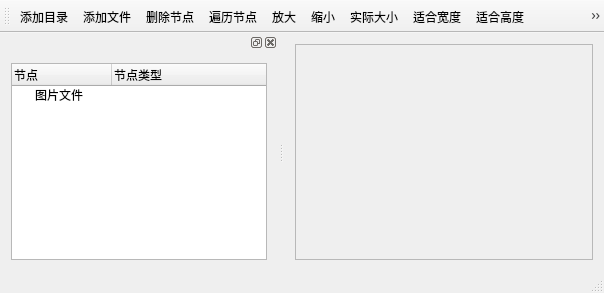
<?xml version="1.0" encoding="UTF-8"?>
<ui version="4.0">
 <class>MainWindow</class>
 <widget class="QMainWindow" name="MainWindow">
  <property name="geometry">
   <rect>
    <x>0</x>
    <y>0</y>
    <width>604</width>
    <height>293</height>
   </rect>
  </property>
  <property name="windowTitle">
   <string>MainWindow</string>
  </property>
  <widget class="QWidget" name="centralWidget">
   <layout class="QHBoxLayout" name="horizontalLayout_3">
    <item>
     <widget class="QScrollArea" name="scrollArea">
      <property name="widgetResizable">
       <bool>true</bool>
      </property>
      <widget class="QWidget" name="scrollAreaWidgetContents">
       <property name="geometry">
        <rect>
         <x>0</x>
         <y>0</y>
         <width>321</width>
         <height>211</height>
        </rect>
       </property>
       <layout class="QHBoxLayout" name="horizontalLayout_2">
        <item>
         <widget class="QLabel" name="LabPic">
          <property name="text">
           <string/>
          </property>
         </widget>
        </item>
       </layout>
      </widget>
     </widget>
    </item>
   </layout>
  </widget>
  <widget class="QMenuBar" name="menuBar">
   <property name="geometry">
    <rect>
     <x>0</x>
     <y>0</y>
     <width>604</width>
     <height>17</height>
    </rect>
   </property>
  </widget>
  <widget class="QToolBar" name="mainToolBar">
   <property name="sizePolicy">
    <sizepolicy hsizetype="Preferred" vsizetype="Preferred">
     <horstretch>0</horstretch>
     <verstretch>0</verstretch>
    </sizepolicy>
   </property>
   <property name="allowedAreas">
    <set>Qt::AllToolBarAreas</set>
   </property>
   <attribute name="toolBarArea">
    <enum>TopToolBarArea</enum>
   </attribute>
   <attribute name="toolBarBreak">
    <bool>false</bool>
   </attribute>
   <addaction name="actAddFolder"/>
   <addaction name="actAddFiles"/>
   <addaction name="actDeleteItem"/>
   <addaction name="actScanItems"/>
   <addaction name="actZoomIn"/>
   <addaction name="actZoomOut"/>
   <addaction name="actZoomRealSize"/>
   <addaction name="actZoomFitW"/>
   <addaction name="actZoomFitH"/>
   <addaction name="actDockFloat"/>
   <addaction name="actDockVisible"/>
   <addaction name="actQuit"/>
  </widget>
  <widget class="QStatusBar" name="statusBar"/>
  <widget class="QDockWidget" name="dockWidget">
   <property name="allowedAreas">
    <set>Qt::LeftDockWidgetArea|Qt::RightDockWidgetArea</set>
   </property>
   <attribute name="dockWidgetArea">
    <number>1</number>
   </attribute>
   <widget class="QWidget" name="dockWidgetContents">
    <layout class="QHBoxLayout" name="horizontalLayout">
     <item>
      <widget class="QTreeWidget" name="treeWidget">
       <column>
        <property name="text">
         <string>节点</string>
        </property>
        <property name="font">
         <font>
          <family>微软雅黑</family>
         </font>
        </property>
       </column>
       <column>
        <property name="text">
         <string>节点类型</string>
        </property>
        <property name="font">
         <font>
          <family>微软雅黑</family>
         </font>
        </property>
       </column>
       <item>
        <property name="text">
         <string>图片文件</string>
        </property>
       </item>
      </widget>
     </item>
    </layout>
   </widget>
  </widget>
  <action name="actAddFolder">
   <property name="checkable">
    <bool>false</bool>
   </property>
   <property name="icon">
    <iconset>
     <activeon>:/img/addDir.svg</activeon>
    </iconset>
   </property>
   <property name="text">
    <string>添加目录</string>
   </property>
   <property name="shortcut">
    <string>Ctrl+F</string>
   </property>
  </action>
  <action name="actAddFiles">
   <property name="icon">
    <iconset resource="res.qrc">
     <normaloff>:/img/addFile.svg</normaloff>:/img/addFile.svg</iconset>
   </property>
   <property name="text">
    <string>添加文件</string>
   </property>
   <property name="shortcut">
    <string>Ctrl+N</string>
   </property>
  </action>
  <action name="actZoomIn">
   <property name="icon">
    <iconset resource="res.qrc">
     <normaloff>:/img/zoomIn.svg</normaloff>:/img/zoomIn.svg</iconset>
   </property>
   <property name="text">
    <string>放大</string>
   </property>
   <property name="shortcut">
    <string>Ctrl+I</string>
   </property>
  </action>
  <action name="actZoomOut">
   <property name="icon">
    <iconset resource="res.qrc">
     <normaloff>:/img/zoomOut.svg</normaloff>:/img/zoomOut.svg</iconset>
   </property>
   <property name="text">
    <string>缩小</string>
   </property>
   <property name="shortcut">
    <string>Ctrl+O</string>
   </property>
  </action>
  <action name="actZoomRealSize">
   <property name="icon">
    <iconset resource="res.qrc">
     <normaloff>:/img/actSize.svg</normaloff>:/img/actSize.svg</iconset>
   </property>
   <property name="text">
    <string>实际大小</string>
   </property>
  </action>
  <action name="actZoomFitW">
   <property name="icon">
    <iconset resource="res.qrc">
     <normaloff>:/img/fitW.svg</normaloff>:/img/fitW.svg</iconset>
   </property>
   <property name="text">
    <string>适合宽度</string>
   </property>
   <property name="shortcut">
    <string>Ctrl+W</string>
   </property>
  </action>
  <action name="actDeleteItem">
   <property name="icon">
    <iconset resource="res.qrc">
     <normaloff>:/img/delNode.svg</normaloff>:/img/delNode.svg</iconset>
   </property>
   <property name="text">
    <string>删除节点</string>
   </property>
  </action>
  <action name="actQuit">
   <property name="icon">
    <iconset resource="res.qrc">
     <normaloff>:/img/quit.svg</normaloff>:/img/quit.svg</iconset>
   </property>
   <property name="text">
    <string>退出</string>
   </property>
  </action>
  <action name="actZoomFitH">
   <property name="icon">
    <iconset resource="res.qrc">
     <normaloff>:/img/fitH.svg</normaloff>:/img/fitH.svg</iconset>
   </property>
   <property name="text">
    <string>适合高度</string>
   </property>
   <property name="shortcut">
    <string>Ctrl+H</string>
   </property>
  </action>
  <action name="actScanItems">
   <property name="icon">
    <iconset resource="res.qrc">
     <normaloff>:/img/scanNode.svg</normaloff>:/img/scanNode.svg</iconset>
   </property>
   <property name="text">
    <string>遍历节点</string>
   </property>
  </action>
  <action name="actDockVisible">
   <property name="icon">
    <iconset resource="res.qrc">
     <normaloff>:/img/windowSee.svg</normaloff>:/img/windowSee.svg</iconset>
   </property>
   <property name="text">
    <string>窗体可见</string>
   </property>
  </action>
  <action name="actDockFloat">
   <property name="icon">
    <iconset resource="res.qrc">
     <normaloff>:/img/pic.svg</normaloff>:/img/pic.svg</iconset>
   </property>
   <property name="text">
    <string>窗体浮动</string>
   </property>
  </action>
 </widget>
 <layoutdefault spacing="6" margin="11"/>
 <resources>
  <include location="res.qrc"/>
 </resources>
 <connections/>
</ui>
